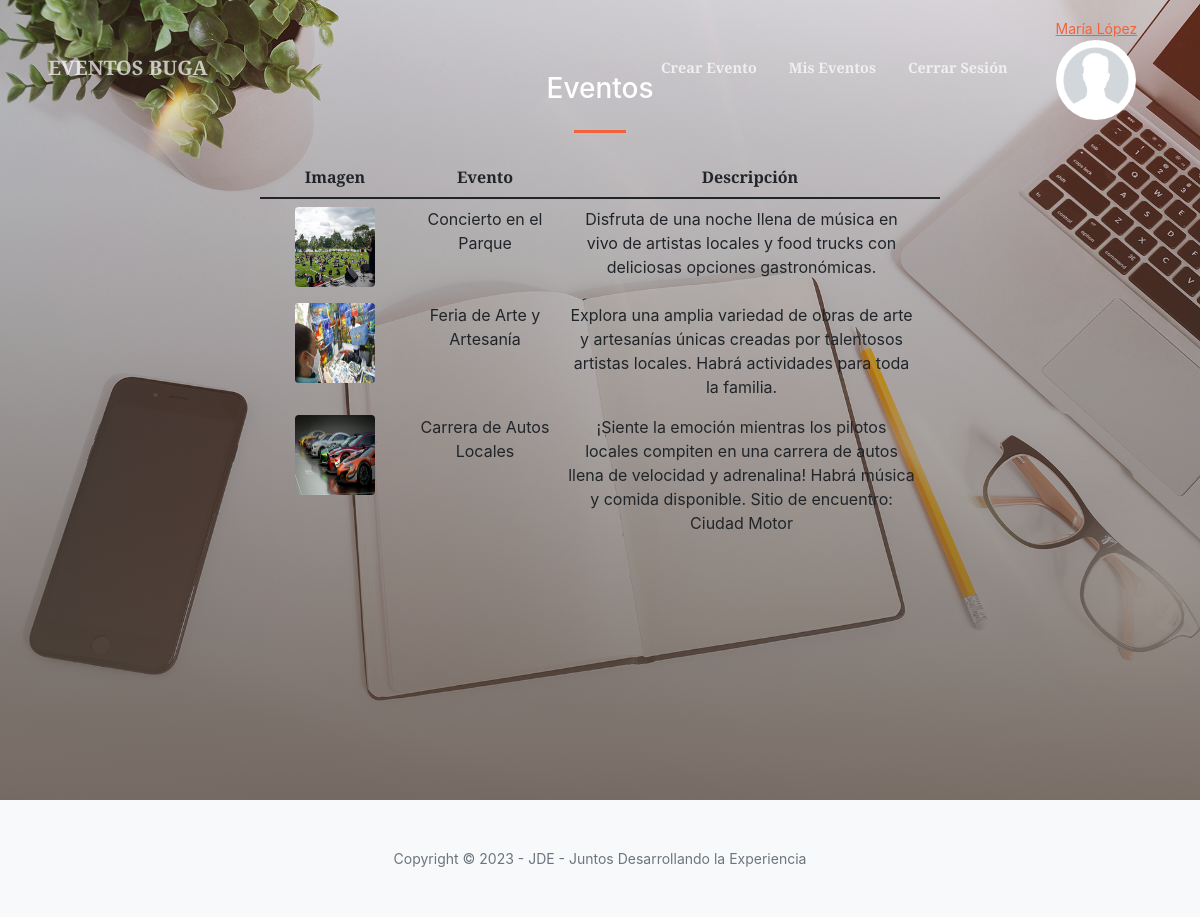
Screenshot of /seguridad/vista2.php (signed in) with the database file from the repository.
### tables this page shows
CREATE TABLE `eventos` (
  `id_eventos` int(11) NOT NULL,
  `nombreEvento` varchar(55) NOT NULL,
  `descripcionEvento` varchar(500) NOT NULL,
  `fecha` date NOT NULL,
  `foto` varchar(500) NOT NULL,
  `id_usuario` int(11) NOT NULL
);

### modelo/eventosModelo.php (called while the page is built, shortened)
<?php
include_once '../controlador/conexion.php';
class eventosModelo {
    function mostrarTodos() {
        global $conexion;
        $consulta = "SELECT * FROM `eventos`";
        $query = mysqli_query($conexion, $consulta);
        return $query;
    }
}
?>

### seguridad/vista2.php (the view, shortened to what this page needs)
<!DOCTYPE html>
<html lang="en">
    <head>
        <link href="https://cdn.jsdelivr.net/npm/bootstrap-icons@1.5.0/font/bootstrap-icons.css" rel="stylesheet" />
        <link href="https://cdnjs.cloudflare.com/ajax/libs/SimpleLightbox/2.1.0/simpleLightbox.min.css" rel="stylesheet" />
        <link href="../recursos/css/styles.css" rel="stylesheet" />
        <link rel="stylesheet" type="text/css" href="../recursos/estilos.css"
    </head>
    <body id="page-top">
        <nav class="navbar navbar-expand-lg navbar-light fixed-top py-3" id="mainNav">
            <div class="container px-4 px-lg-5">
                <a class="navbar-brand" href="vista2.php">EVENTOS BUGA</a>
                <div class="collapse navbar-collapse" id="navbarResponsive">
                    <ul class="navbar-nav ms-auto my-2 my-lg-0">
                        <li class="nav-item"><a class="nav-link" href="../vista/crearEvento.php">Crear Evento</a></li>
                        <li class="nav-item"><a class="nav-link" href="../vista/misEventos.php">Mis Eventos</a></li>
                        <li class="nav-item"><a class="nav-link" href="../controlador/cerrarSesion.php">Cerrar Sesión</a></li>
                    </ul>
                </div>
            </div>
            <a class="" href="#" id="userDropdown" role="button" data-toggle="dropdown" aria-haspopup="true" aria-expanded="false">
                <span class="mr-2 d-none d-lg-inline text-gray-600 small"><?php echo $_SESSION['cliente']; ?></span>
                <img class="img-profile rounded-circle" width="80" height="80" src="<?php echo $_SESSION['foto']; ?>">
            </a>
        </nav>
        <header class="masthead">
            <div class="container px-4 px-lg-5 h-10">
                <div class="row gx-4 gx-lg-5 h-100 align-items-center justify-content-center text-center">
                    <div class="col-lg-8 align-self-end">
                        <h3 class="text-white font-weight-bold">Eventos</h3>
                        <hr class="divider" />
                    </div>
                    <div class="col-lg-8 align-self-baseline">
                 <table class="table table-bordered table-hover table-fixed" >
                            <thead>
                                <tr style="width: 680px">
                                    <th style="width: 150px">Imagen</th>
                                    <th style="width: 150px" >Evento</th>
                                    <th style="width: 380px" >Descripción</th>
                                </tr>
                            </thead>
                            <tbody>
                                <?php
                                include_once "../modelo/eventosModelo.php";
                                $eventosModelo = new eventosModelo();
                                $result = $eventosModelo->mostrarTodos();
                                while ($fila = mysqli_fetch_array($result)) {
                                    if ($fila != NULL) {
                                        echo '<tr style="width: 680px">
                                            <td style="width: 150px"> <img src="' . $fila['foto'] . '" class="rounded float-left" width="80" height="80" ></td>
                                            <td style="width: 150px" >' . $fila['nombreEvento'] . '</td>
                                            <td style="width: 363px" >' . $fila['descripcionEvento'] . '</td>
                </tr>';
                                    }
                                }
                                ?>
                            </tbody>
                        </table>
                                        </div>
                                    </div>
                                </div>
        </header>
        <footer class="bg-light py-5">
            <div class="container px-4 px-lg-5"><div class="small text-center text-muted">Copyright &copy; 2023 - JDE - Juntos Desarrollando la Experiencia </div></div>
        </footer>
    </body>
</html>

### recursos/estilos.css (style rules this page uses)
.table-fixed tbody { height: 350px; overflow-y: auto; width: 100%; display: block; }
.table-fixed thead { display: block; }

### rows the page displays
eventos: foto (picture), nombreEvento "Concierto en el Parque", descripcionEvento "Disfruta de una noche llena de música en vivo de artistas locales y food trucks con deliciosas opciones gastronómicas."
eventos: foto (picture), nombreEvento "Feria de Arte y Artesanía", descripcionEvento "Explora una amplia variedad de obras de arte y artesanías únicas creadas por talentosos artistas locales. Habrá actividades para toda la familia."
eventos: foto (picture), nombreEvento "Carrera de Autos Locales", descripcionEvento "¡Siente la emoción mientras los pilotos locales compiten en una carrera de autos llena de velocidad y adrenalina! Habrá música y comida disponible. Sitio de encuentro: Ciudad Motor"

### other values shown
$_SESSION['cliente'] "María López"
